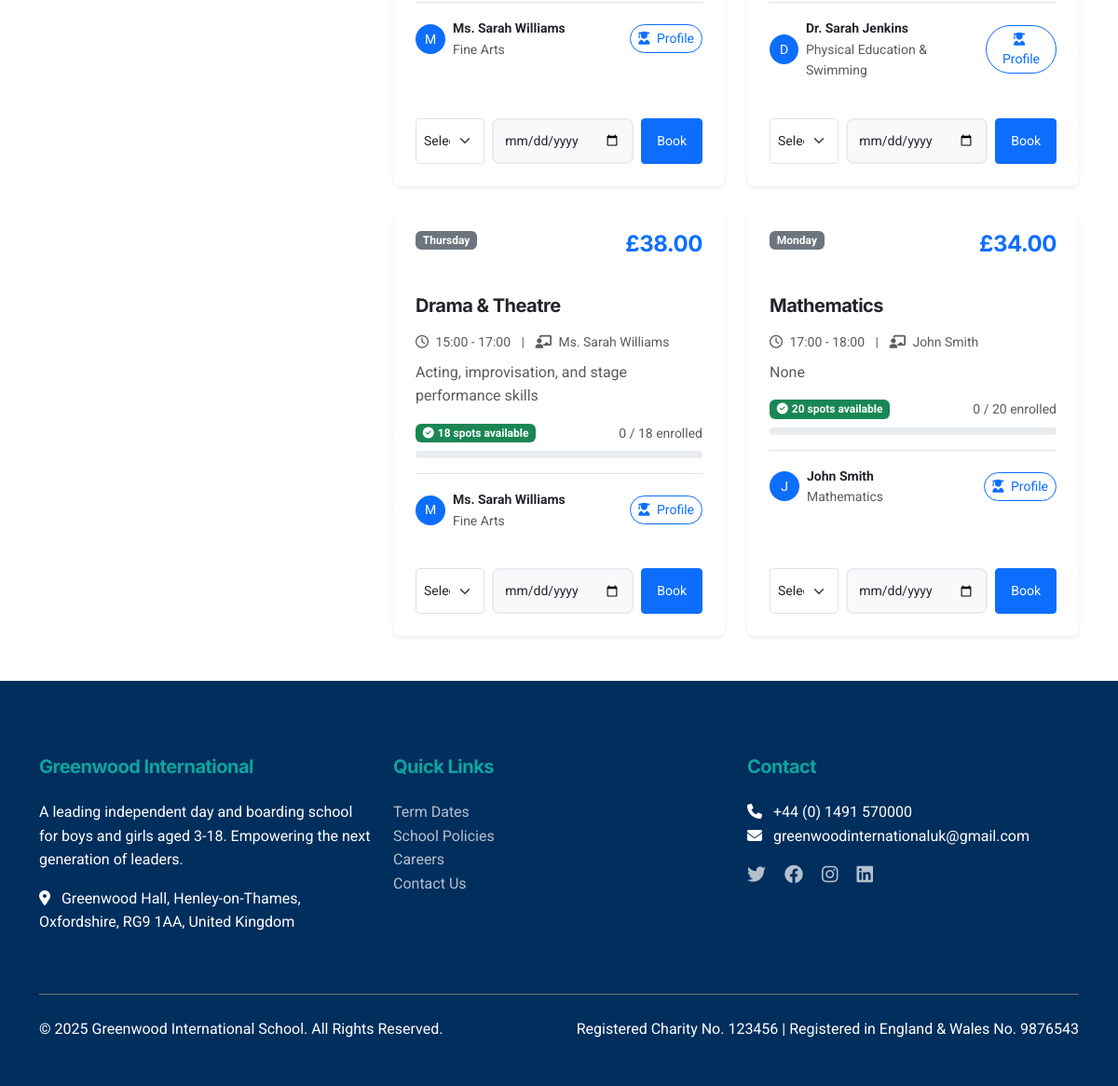
Before: /dashboard (signed in, lower part) with the older database file.
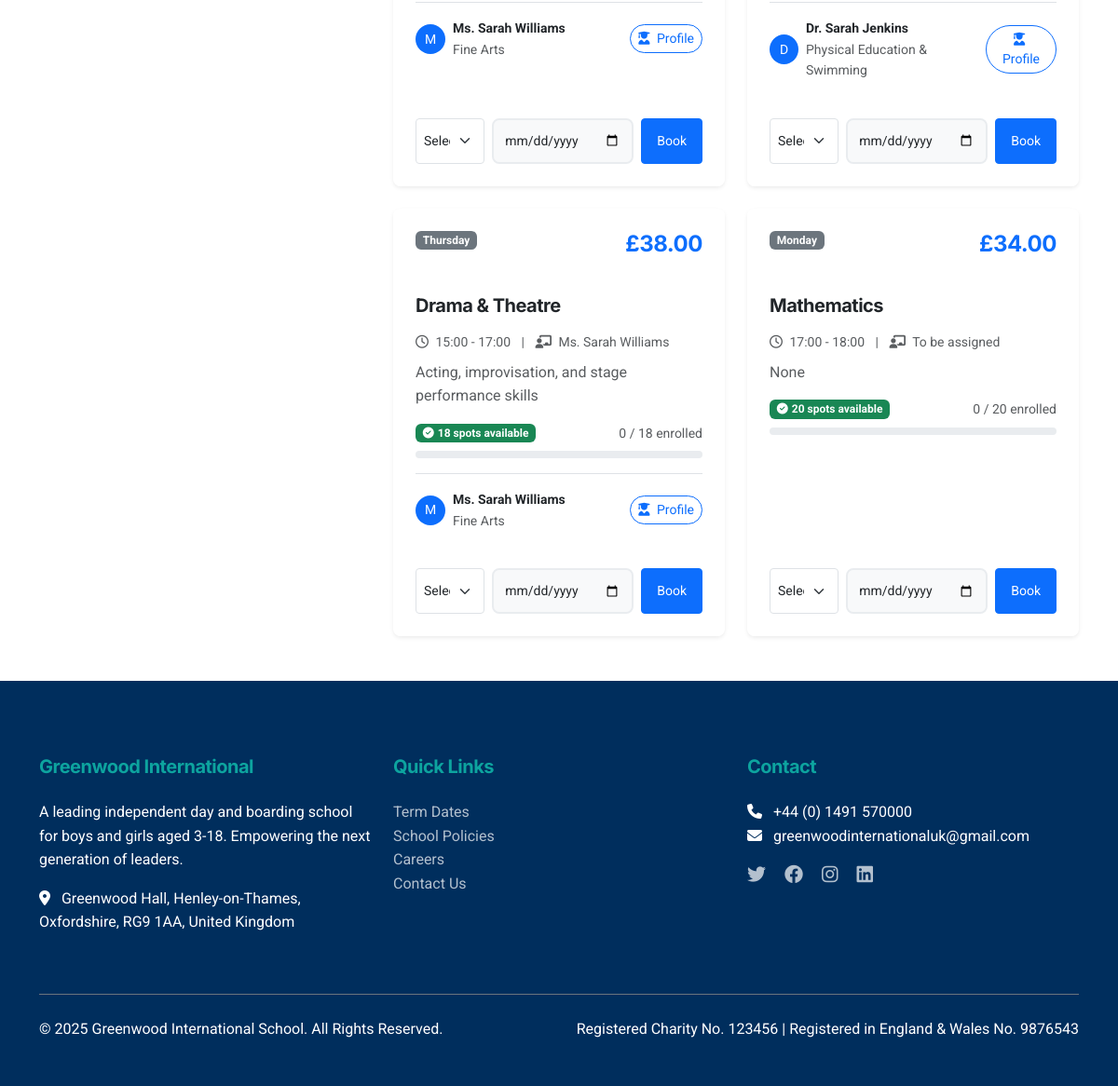
After: the same page with the newer database file.
### app.py (models this page shows, shortened)
class Activity(db.Model):
    id = db.Column(db.Integer, primary_key=True)
    tutor_id = db.Column(db.Integer, db.ForeignKey('tutor.id'), nullable=True)
    name = db.Column(db.String(120), nullable=False)
    description = db.Column(db.Text)
    price = db.Column(db.Float, nullable=False)
    max_capacity = db.Column(db.Integer, default=20)
    day_of_week = db.Column(db.String(20), nullable=False)
    start_time = db.Column(db.String(10), nullable=False)
    end_time = db.Column(db.String(10), nullable=False)
    created_at = db.Column(db.DateTime, default=datetime.utcnow)
    tutor = db.relationship('Tutor', backref='activities', lazy=True)
    bookings = db.relationship('Booking', backref='activity', lazy=True, cascade='all, delete-orphan')
    waitlists = db.relationship('Waitlist', backref='activity', lazy=True, cascade='all, delete-orphan')

class Tutor(db.Model):
    id = db.Column(db.Integer, primary_key=True)
    email = db.Column(db.String(120), unique=True, nullable=False)
    password = db.Column(db.String(200), nullable=False)
    full_name = db.Column(db.String(120), nullable=False)
    specialization = db.Column(db.String(200))
    qualification = db.Column(db.String(300))
    bio = db.Column(db.Text)
    linkedin_url = db.Column(db.String(200))
    teaching_philosophy = db.Column(db.Text)
    years_experience = db.Column(db.Integer)
    education = db.Column(db.Text)
    certifications = db.Column(db.Text)
    status = db.Column(db.String(20), default='pending')  # pending, approved, rejected
    created_at = db.Column(db.DateTime, default=datetime.utcnow)
    approved_by = db.Column(db.Integer, db.ForeignKey('admin.id'), nullable=True)
    approval_date = db.Column(db.DateTime, nullable=True)

### app.py (the view)
@app.route('/dashboard')
@login_required
def dashboard():
    parent = Parent.query.get(session['parent_id'])
    bookings = Booking.query.filter_by(parent_id=session['parent_id'], status='confirmed').all()
    children = parent.children
    activities = Activity.query.all()
    return render_template('dashboard.html', parent=parent, bookings=bookings, children=children, activities=activities)

### app.py (called while the page is built)
def create_app(config_name='default'):
    app = Flask(__name__)
    app.config.from_object(config[config_name])
    db.init_app(app)
    mail.init_app(app)
    csrf.init_app(app)
    app.config['TEMPLATES_AUTO_RELOAD'] = True
    @app.context_processor
    def inject_now():
        return {'now': datetime.utcnow()}
    return app

def login_required(f):
    @wraps(f)
    def decorated_function(*args, **kwargs):
        if 'parent_id' not in session:
            return redirect(url_for('login', next=request.url))
        return f(*args, **kwargs)
    return decorated_function

### templates/dashboard.html (shortened to what the changed rows need)
{% extends "base.html" %}
{% block content %}
<div class="container py-5">
    <div class="row g-4">
        <div class="col-lg-8">
            <div class="row g-4">
                {% for activity in activities %}
                <div class="col-md-6">
                    <div class="card h-100 shadow-sm border-0">
                        <div class="card-header bg-white border-0 pt-4 px-4 pb-0">
                            <div class="d-flex justify-content-between align-items-start">
                                <span class="badge bg-secondary">{{ activity.day_of_week }}</span>
                                <h4 class="text-primary fw-bold mb-0">£{{ "%.2f"|format(activity.price) }}</h4>
                            </div>
                        </div>
                        <div class="card-body px-4">
                            <h5 class="card-title fw-bold mt-2">{{ activity.name }}</h5>
                            <p class="text-muted small mb-2">
                                <i class="far fa-clock me-1"></i> {{ activity.start_time }} - {{ activity.end_time }}
                                <span class="mx-2">|</span>
                                <i class="fas fa-chalkboard-teacher me-1"></i> {{ activity.tutor.full_name if
                                activity.tutor else 'To be assigned' }}
                            </p>
                            <p class="card-text text-muted">{{ activity.description }}</p>
                            <div class="mt-3">
                                <div class="d-flex justify-content-between align-items-center mb-2">
                                    {% set booked = activity.bookings|length %}
                                    {% set available = activity.max_capacity - booked %}
                                    {% set percent = (booked / activity.max_capacity) * 100 %}
                                    {% if percent >= 100 %}
                                    <span class="badge bg-danger">
                                        <i class="fas fa-exclamation-circle me-1"></i>FULL
                                    </span>
                                    {% elif available <= 3 %} <span class="badge bg-warning text-dark">
                                        <i class="fas fa-hourglass-half me-1"></i>Only {{ available }} spots left
                                        </span>
                                        {% else %}
                                        <span class="badge bg-success">
                                            <i class="fas fa-check-circle me-1"></i>{{ available }} spots available
                                        </span>
                                        {% endif %}
                                        <small class="text-muted">
                                            {{ booked }} / {{ activity.max_capacity }} enrolled
                                        </small>
                                </div>
                                <div class="progress" style="height: 8px;">
                                </div>
                            </div>
                            {% if activity.tutor %}
                            <div class="mt-3 pt-3 border-top">
                                <div class="d-flex align-items-center">
                                    <div class="rounded-circle bg-primary text-white d-flex align-items-center justify-content-center me-2"
                                        style="width: 32px; height: 32px; font-size: 14px;">
                                        {{ activity.tutor.full_name[0] }}
                                    </div>
                                    <div class="flex-grow-1">
                                        <p class="mb-0 small fw-bold text-dark">{{ activity.tutor.full_name }}</p>
                                        <p class="mb-0 small text-muted">{{ activity.tutor.specialization }}</p>
                                    </div>
                                    <button class="btn btn-sm btn-outline-primary rounded-pill"
                                        onclick="showTutorProfile('{{ activity.tutor.full_name }}', '{{ activity.tutor.specialization }}', `{{ activity.tutor.bio }}`, `{{ activity.tutor.qualifications }}`, '{{ activity.tutor.linkedin_url }}', '{{ activity.tutor.years_experience }}', `{{ activity.tutor.education }}`, `{{ activity.tutor.certifications }}`, `{{ activity.tutor.teaching_philosophy }}`)">
                                        <i class="fas fa-user-graduate me-1"></i> Profile
                                    </button>
                                </div>
                            </div>
                            {% endif %}
                        </div>
                        <div class="card-footer bg-white border-0 px-4 pb-4">
                            <form class="d-flex gap-2 booking-form" data-activity-id="{{ activity.id }}">
                                <select class="form-select form-select-sm" name="child_id" required>
                                    <option value="" selected disabled>Select Child</option>
                                </select>
                                <input type="date" class="form-control form-control-sm" name="booking_date" required>
                                <button type="submit" class="btn btn-sm btn-primary px-3">Book</button>
                            </form>
                        </div>
                    </div>
                </div>
                {% endfor %}
            </div>
        </div>
    </div>
</div>
{% endblock %}

Changed rows visible on the page:
changed Activity "Mathematics": tutor "John Smith" → "To be assigned"; tutor "J" → (not shown); tutor.full_name "John Smith" → (not shown); tutor.specialization "Mathematics" → (not shown)
